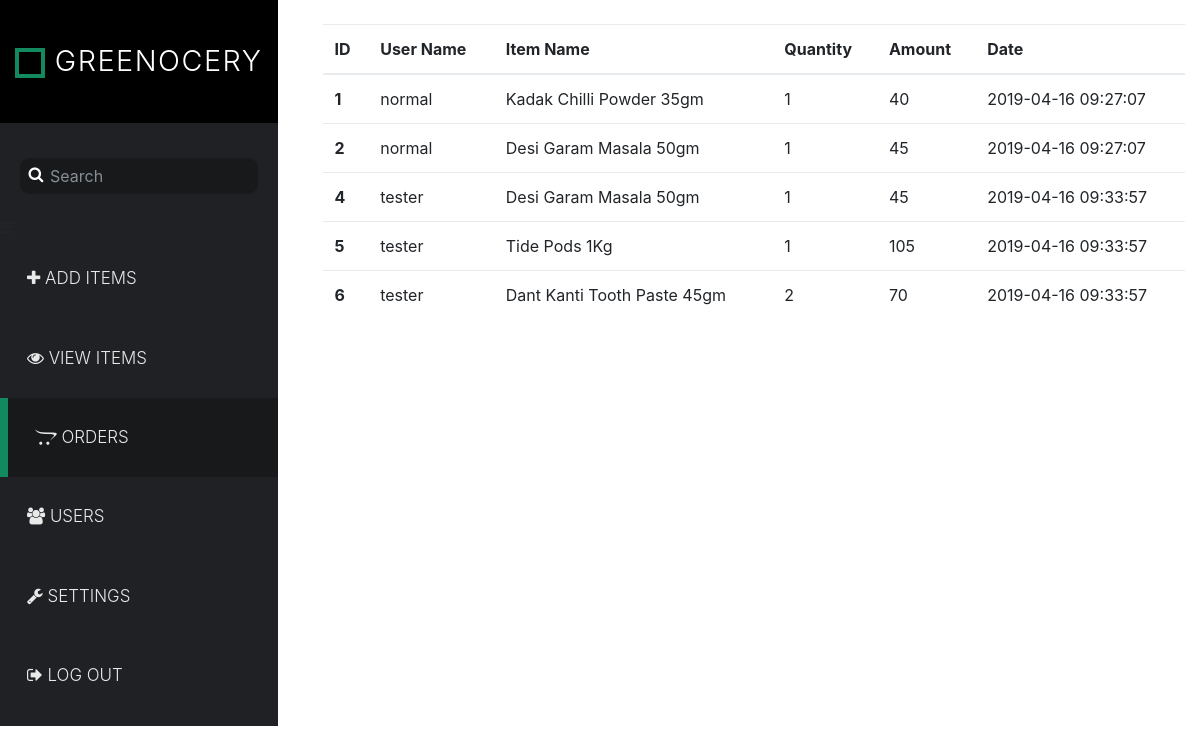
Page /Admin/pages/Orders.php (signed in) on the committed database.
### tables this page shows
CREATE TABLE `booking` (
  `id` int(10) NOT NULL,
  `userId` int(10) NOT NULL,
  `itemId` int(10) NOT NULL,
  `name` varchar(255) NOT NULL,
  `qty` int(10) NOT NULL,
  `amt` int(10) NOT NULL,
  `date` timestamp NOT NULL DEFAULT CURRENT_TIMESTAMP
);

CREATE TABLE `users` (
  `id` int(10) NOT NULL,
  `fullName` varchar(255) NOT NULL,
  `email` varchar(255) NOT NULL,
  `username` varchar(255) NOT NULL,
  `password` varchar(255) NOT NULL,
  `isAdmin` tinyint(1) NOT NULL DEFAULT '0',
  `isBan` tinyint(1) NOT NULL DEFAULT '0'
);

### Admin/pages/Orders.php (the view, shortened to what this page needs)
<?php
	include '../header/header.php';
?>
<br>
<div class="container" style="margin: 0px">
   	<div class="row">
   		<div class="col-md-12">
   			<table class="table table-hover">
	  <thead class="thead-dark">
	    <tr>
	      <th scope="col">ID</th>
	      <th scope="col">User Name</th>
	      <th scope="col">Item Name</th>
	      <th scope="col">Quantity</th>
	      <th scope="col">Amount</th>
	      <th scope="col">Date</th>
	    </tr>
	  </thead>
	  <tbody>
	  	<?php
		  	$viewOrder_qry = mysqli_query($con,"select * from booking");
		  	while($viewOrder_res = mysqli_fetch_assoc($viewOrder_qry)){
		?>
	    <tr>
	      <th scope="row"><?php echo $viewOrder_res['id'];?></th>
	      <?php
	      	$orderid = $viewOrder_res['id'];
	      	$usrnm_qry = mysqli_query($con,"SELECT users.username FROM booking INNER JOIN users ON booking.userId=users.id WHERE booking.id='$orderid' ");
	      	while($usrnm_res=mysqli_fetch_assoc($usrnm_qry)){$username = $usrnm_res['username'];}
	      ?>
	      <td><?php echo $username;?></td>
	      <td><?php echo $viewOrder_res['name'];?></td>
	      <td><?php echo $viewOrder_res['qty'];?></td>
	      <td><?php echo $viewOrder_res['amt'];?></td>
	      <td><?php echo $viewOrder_res['date'];?></td>
	    </tr>
	<?php } ?>
	  </tbody>
	</table>
   		</div>
   	</div>
</div>
<?php
	include '../footer/footer.php';
?>

### Admin/css/style.css (style rules this page uses)
*,html,body { margin: 0; padding: 0; }

### rows in the picture
booking: id "1", userId.username "normal", name "Kadak Chilli Powder 35gm", qty "1", amt "40", date "2019-04-16 09:27:07"
booking: id "2", userId.username "normal", name "Desi Garam Masala 50gm", qty "1", amt "45", date "2019-04-16 09:27:07"
booking: id "4", userId.username "tester", name "Desi Garam Masala 50gm", qty "1", amt "45", date "2019-04-16 09:33:57"
booking: id "5", userId.username "tester", name "Tide Pods 1Kg", qty "1", amt "105", date "2019-04-16 09:33:57"
booking: id "6", userId.username "tester", name "Dant Kanti Tooth Paste 45gm", qty "2", amt "70", date "2019-04-16 09:33:57"
